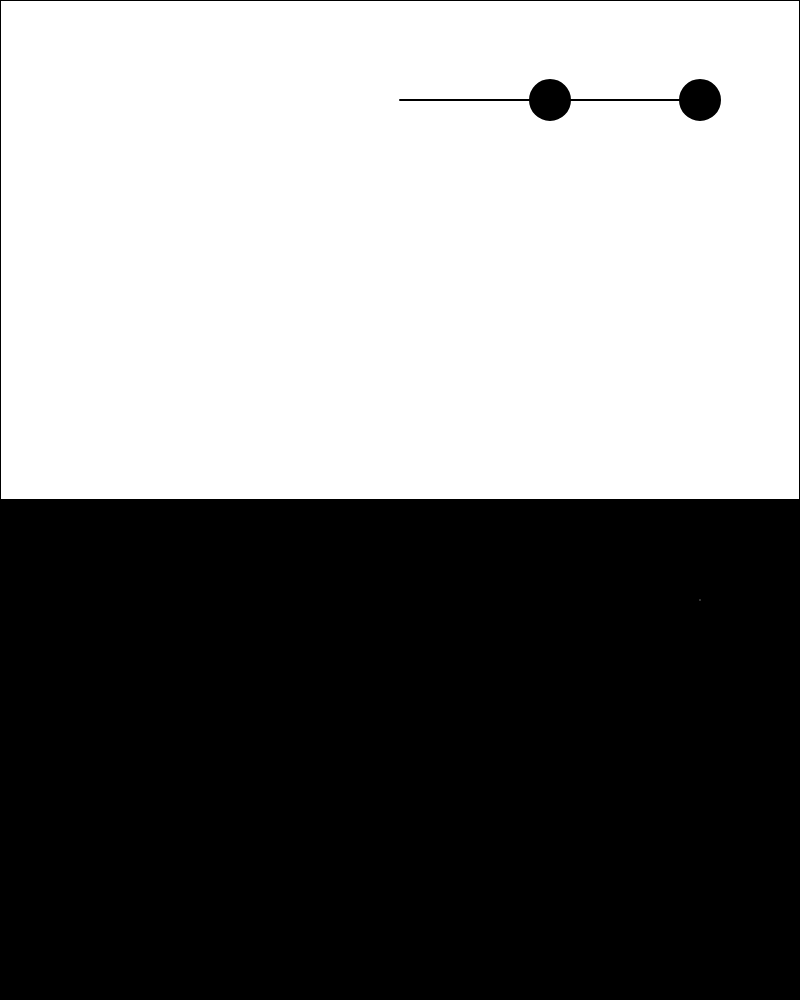
Frame 1 (no input)
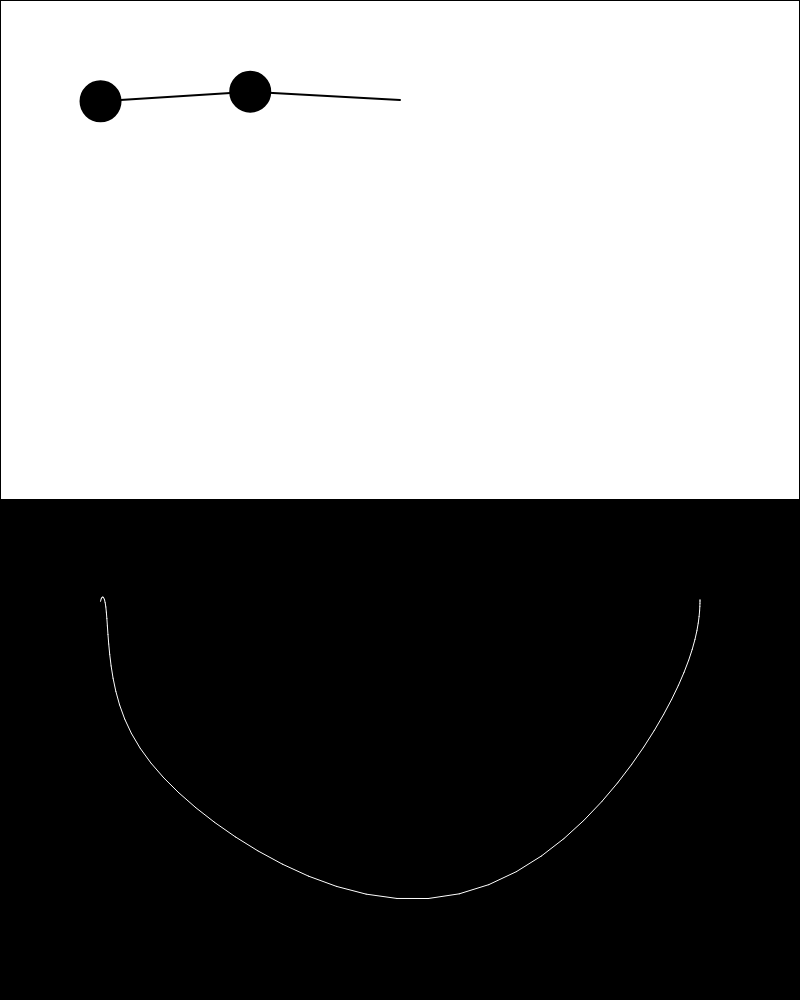
Frame 60 (no input)
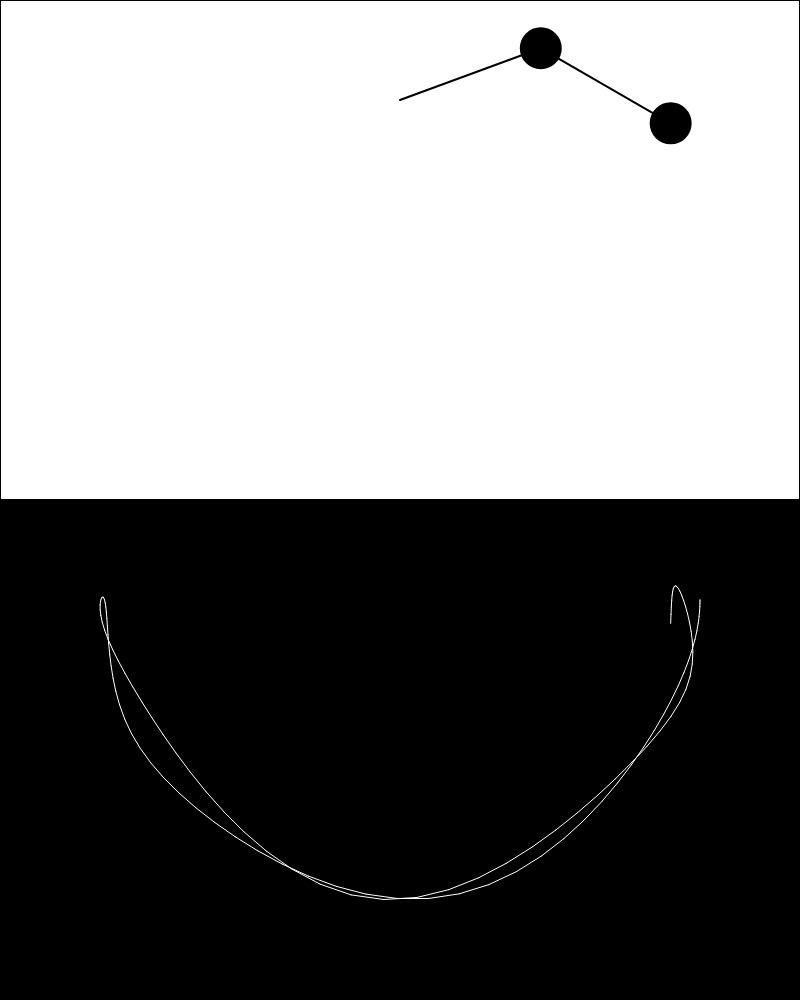
Frame 120 (the mouse pressed at the canvas centre since frame 60)

The p5.js sketch that drew these frames (run headless with seeded random() and noise() and a simulated clock; from frame 60 on, the mouse is pressed at the canvas centre):

// p5.js sketch
// ── sketch.js
//Double Pendulum
//Miguel Rodríguez
//11-02-2024

const WIDTH = 800;
const HEIGHT = 500;

let pos1;
let m1 = 10;
let v1 = 0;
let a1 = 0

let pos2;
let m2 = 10;
let v2 = 0;
let a2 = 0;

let r1 = 150;
let r2 = 150;

let g = 1;

let prev

let sliderG
let sliderm1
let sliderm2
let sliderL
let sliderF
let btnRestart

function setup() {
  createCanvas(WIDTH, HEIGHT*2);
  background(255);
  
  let outsideText = createP("Gravity");
  outsideText.style('position', 'absolute');
  outsideText.style('top', '-10px');
  outsideText.style('left', '820px');
  outsideText.style('color', 'white');
  sliderG = createSlider(0.1, 10, 1)
  sliderG.position(WIDTH + 20, 30)
  
  outsideText = createP("Masa 1");
  outsideText.style('position', 'absolute');
  outsideText.style('top', '50px');
  outsideText.style('left', '820px');
  outsideText.style('color', 'white');
  sliderm1 = createSlider(0.1, 30, 10)
  sliderm1.position(WIDTH + 20, 90)
  
  outsideText = createP("Masa 2");
  outsideText.style('position', 'absolute');
  outsideText.style('top', '110px');
  outsideText.style('left', '820px');
  outsideText.style('color', 'white');
  sliderm2 = createSlider(0.1, 30, 10)
  sliderm2.position(WIDTH + 20, 150)
  
  outsideText = createP("Longitudes");
  outsideText.style('position', 'absolute');
  outsideText.style('top', '170px');
  outsideText.style('left', '820px');
  outsideText.style('color', 'white');
  sliderL = createSlider(1, 300, 150)
  sliderL.position(WIDTH + 20, 210)
  
  outsideText = createP("Fricción");
  outsideText.style('position', 'absolute');
  outsideText.style('top', '230px');
  outsideText.style('left', '820px');
  outsideText.style('color', 'white');
  sliderF = createSlider(990, 1000, 990)
  sliderF.position(WIDTH + 20, 270)
  
  btnRestart = createButton('Restart')
  btnRestart.mousePressed(() => {
    v1 = 0
    v2 = 0
    a1 = PI/2
    a2 = PI/2
    pos1.x = r1 * sin(a1);
    pos1.y = r1 * cos(a1);
    pos2.x = pos1.x + r2 * sin(a2);
    pos2.y = pos1.y + r2 * cos(a2);
    r1 = 150
    r2 = 150
    push()
    fill(0)
    rect(0, HEIGHT, WIDTH, HEIGHT*2)
    prev = createVector(pos2.x, pos2.y)
    pop()
    sliderG.value(1)
    sliderm1.value(10)
    sliderm2.value(10)
    sliderL.value(150)
    sliderF.value(990)
  });
  
  strokeWeight(2);
  stroke(0);
  fill(0);
  rect(0, HEIGHT, WIDTH, HEIGHT*2)
  push()
  translate(WIDTH / 2, 100);
  a1 = PI/2
  a2 = PI/2
  pos1 = createVector(0, 0);
  pos2 = createVector(0, 0);
  pos1.x = r1 * sin(a1);
  pos1.y = r1 * cos(a1);
  pos2.x = pos1.x + r2 * sin(a2);
  pos2.y = pos1.y + r2 * cos(a2);
  line(0, 0, pos1.x, pos1.y);
  line(pos1.x, pos1.y, pos2.x, pos2.y);
  ellipse(pos1.x, pos1.y, 40);
  ellipse(pos2.x, pos2.y, 40);
  prev = createVector(pos2.x, pos2.y)
  pop()
}

function draw() {
  g = sliderG.value()
  m1 = sliderm1.value()
  m2 = sliderm2.value()
  r1 = sliderL.value()
  r2 = 300-r1
  let f = map(sliderF.value(), 990, 1000, 1, 0.95)
  
  push()
  fill(255)
  rect(0, 0, WIDTH, HEIGHT)
  pop()
  push()
  translate(WIDTH / 2, 100);
  
  let num1 = -g * (2 * m1 + m2) * sin(a1);
  let num2 = -m2 * g * sin(a1 - 2 * a2);
  let num3 = -2 * sin(a1 - a2) * m2;
  let num4 = v2 * v2 * r2 + v1 * v1 * r1 * cos(a1 - a2);
  let den = r1 * (2 * m1 + m2 - m2 * cos(2 * a1 - 2 * a2));
  let ac1 = (num1 + num2 + num3 * num4) / den;

  num1 = 2 * sin(a1 - a2);
  num2 = (v1 * v1 * r1 * (m1 + m2));
  num3 = g * (m1 + m2) * cos(a1);
  num4 = v2 * v2 * r2 * m2 * cos(a1 - a2);
  den = r2 * (2 * m1 + m2 - m2 * cos(2 * a1 - 2 * a2));
  let ac2 = (num1 * (num2 + num3 + num4)) / den;

  pos1.x = r1 * sin(a1);
  pos1.y = r1 * cos(a1);
  pos2.x = pos1.x + r2 * sin(a2);
  pos2.y = pos1.y + r2 * cos(a2);

  line(0, 0, pos1.x, pos1.y);
  line(pos1.x, pos1.y, pos2.x, pos2.y);
  ellipse(pos1.x, pos1.y, 40);
  ellipse(pos2.x, pos2.y, 40);

  v1 += constrain(ac1, -100, 100);
  v2 += constrain(ac2, -100, 100);
  a1 += v1;
  a2 += v2;
  
  a1 *= f
  a2 *= f
  
  pop()
  push()
  translate(WIDTH/2, HEIGHT+ 100)
  fill(255)
  stroke(255)
  strokeWeight(1)
  line(prev.x, prev.y, pos2.x, pos2.y)
  pop()
  
  prev = createVector(pos2.x, pos2.y)
  
  
}
